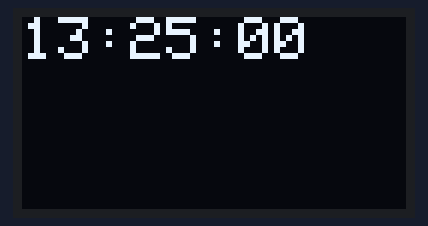
Simulated run of this sketch. Board: Arduino Pro Mini, built with avr-gcc and run on an emulated ATmega328P. Parts: 128×64 one-colour display. The local clock reads 2024-03-15 10:24:30 at power-on unless the sketch sets it; what the sketch prints to the serial monitor is not drawn.

Above: at 0.1 s.
At 4.2 s:
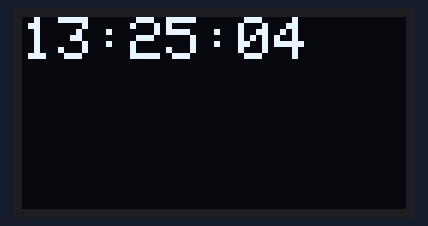
At 9.4 s:
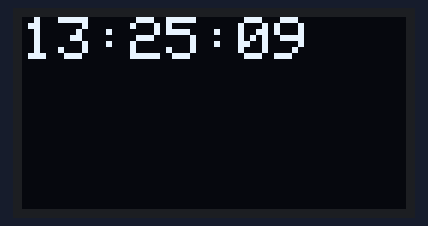
At 18.6 s:
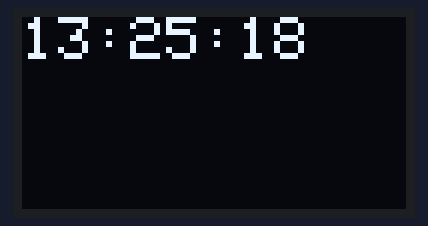
At 27.9 s:
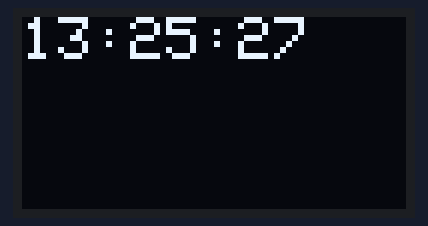
At 38.2 s:
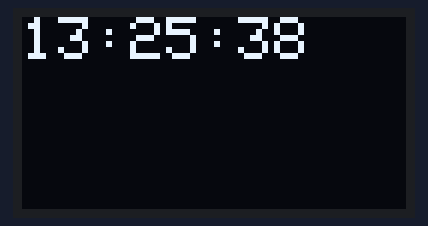

The sketch:

Promini_ex.ino
```cpp
#include <Wire.h>
#include <Adafruit_GFX.h>
#include <Adafruit_SSD1306.h>
#include <DS1302.h>

#define SCREEN_WIDTH 128  // OLED display width, in pixels
#define SCREEN_HEIGHT 64  // OLED display height, in pixels

Adafruit_SSD1306 display(SCREEN_WIDTH, SCREEN_HEIGHT, &Wire, -1);

const int CLK_PIN = 5;   // DS1302의 클록 핀
const int DATA_PIN = 6;  // DS1302의 데이터 핀
const int RST_PIN = 7;   // DS1302의 리셋 핀

DS1302 rtc(RST_PIN, DATA_PIN, CLK_PIN);

void setup() {
  display.begin(SSD1306_SWITCHCAPVCC, 0x3C);  // OLED의 I2C 주소는 0x3C
  display.clearDisplay();
  display.setTextSize(2);
  display.setTextColor(WHITE);

  rtc.halt(false);  // RTC의 시간을 멈추지 않도록 설정
  rtc.writeProtect(false);  // 쓰기 보호 비활성화

  Serial.begin(9600);  // 시리얼 통신 시작
  Serial.println("DS1302 RTC Test");
  Serial.println("---------------");

  // 현재 시간 설정: 13시 25분 0초
  rtc.setTime(13, 25, 0);
}

void loop() {
  display.clearDisplay();
  display.setCursor(0, 0);  // 표시할 위치를 (0, 0)으로 설정
  display.println(rtc.getTimeStr());  // DS1302에서 시간을 가져와 출력
  display.display();  // 화면에 내용을 표시
  delay(1000);  // 다음 업데이트까지 1초 대기
}
```

Measured:
- what the display in image 1 shows lasts 1.0 s, from 4.2 s to 5.2 s
